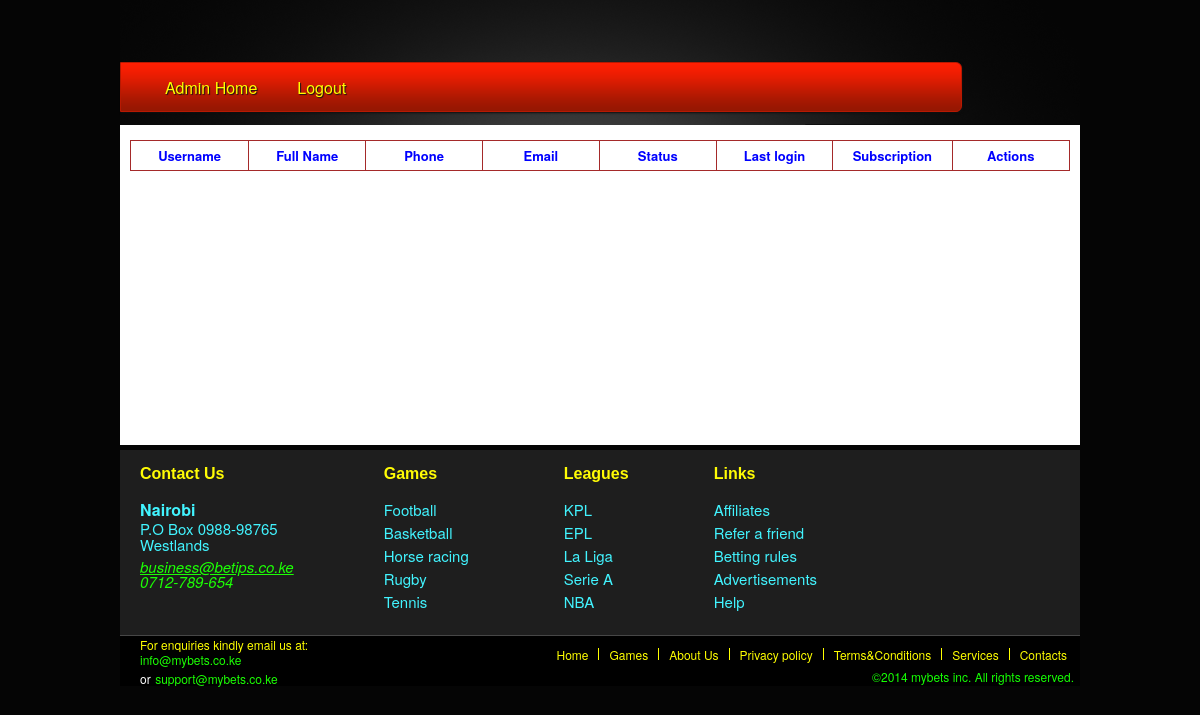
Page /index.php/admin_tasks/listUsers on the earlier database version.
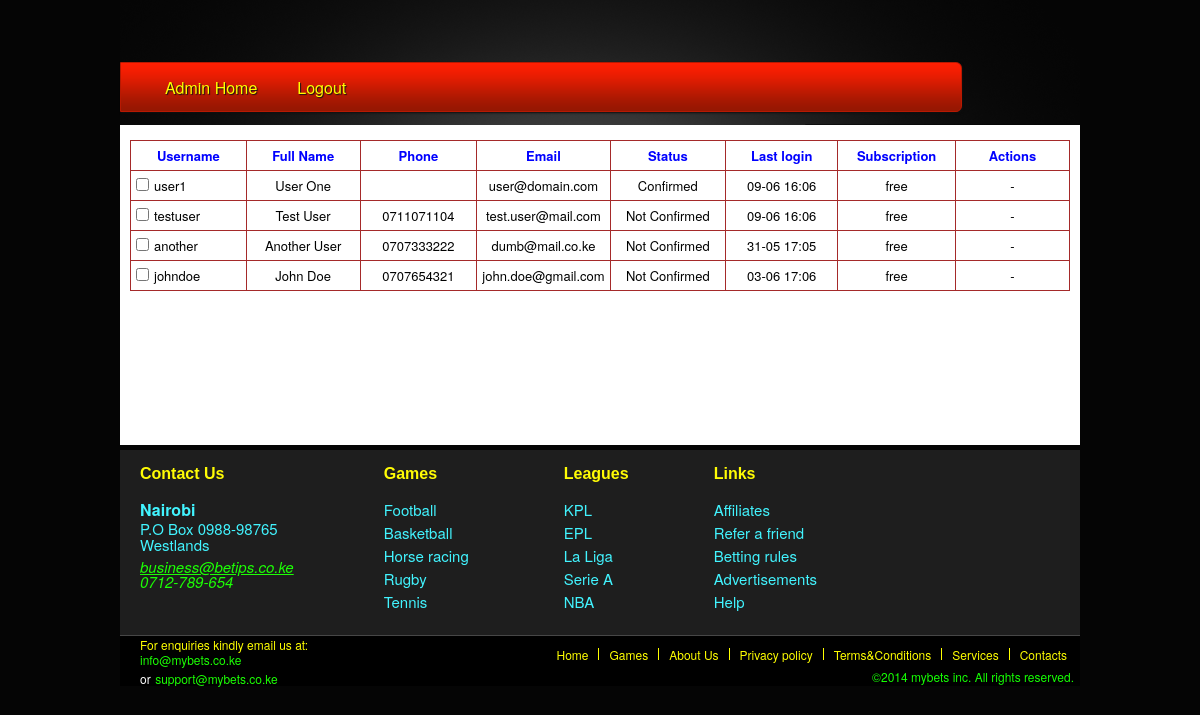
Same page on the later database version.
### tables this page shows
CREATE TABLE IF NOT EXISTS `users` (
  `id` bigint(20) unsigned NOT NULL,
  `username` varchar(50) NOT NULL,
  `password` varchar(255) NOT NULL,
  `phone` varchar(20) DEFAULT NULL,
  `email` varchar(200) NOT NULL,
  `fullname` varchar(255) NOT NULL,
  `creation_date` datetime NOT NULL DEFAULT CURRENT_TIMESTAMP,
  `avatar` varchar(255) NOT NULL DEFAULT 'default.png',
  `confirmed` tinyint(1) NOT NULL DEFAULT '0',
  `pass_change` datetime DEFAULT NULL,
  `last_login` datetime DEFAULT NULL,
  `last_ip` varchar(100) DEFAULT NULL
);

CREATE TABLE IF NOT EXISTS `member_types` (
  `id` smallint(2) NOT NULL,
  `name` varchar(100) NOT NULL
);

### index.php (called while the page is built, shortened)
<?php
require_once BASEPATH.'core/CodeIgniter.php';

### application/models/Betor_admin_funcs.php (called while the page is built, shortened)
<?php
Class Betor_admin_funcs extends CI_Model {
	public function get_all_users()
	{
		$this->db->select("users.username, users.fullname, users.phone, users.email, users.confirmed, users.last_login, member_types.name")->from("users")->join("member_types","member_types.id = users.m_type");
		$query = $this->db->get();
		return $query;
	}
}

### application/controllers/Admin_tasks.php (the view, shortened to what this page needs)
<?php
class Admin_tasks extends CI_Controller {
	public function __construct()
	{
		$this->load->library('session');
	}
	public function listUsers()
	{
		$this->load->model("betor_admin_funcs");
		$users = $this->betor_admin_funcs->get_all_users();
		$table = '';
		foreach($users->result() as $user)
		{
			$time = new DateTime($user->last_login);
			$time = $time->format("d-m H:m");
			$table .= '<tr><td style="padding:0px 0px 0px 5px; text-align:left;"><input type="checkbox" style="margin-right:5px;" /><span style="width:110px; position: relative;">'.$user->username.'</span></td><td>'.$user->fullname.'</td><td>'.$user->phone.'</td><td>'.$user->email.'</td><td>'.($user->confirmed == true ? "Confirmed":"Not Confirmed").'</td><td>'.$time.'</td><td>'.$user->name.'</td><td> - </td></tr>';
		}
		$this->load->view("all_users", array("html"=>$table));
	}
}

### application/views/all_users.php (shortened to what this page needs)
<!DOCTYPE html PUBLIC "-//W3C//DTD XHTML 1.0 Transitional//EN" "http://www.w3.org/TR/xhtml1/DTD/xhtml1-transitional.dtd">
<html xmlns="http://www.w3.org/1999/xhtml">
<head>
<link rel="stylesheet" href="<?=base_url();?>assets/css/menu_bar.css" type="text/css" media="screen" />
<link rel="stylesheet" href="<?=base_url();?>assets/css/bottom_footer.css" type="text/css" media="screen" />
<link rel="stylesheet" href="<?=base_url();?>assets/css/common.css" type="text/css" media="screen" />
</head>
<body>
 <div id="cont">
    	<div id="top-head">
            <div id="main-nav">
            	<ul>
                	<li><a href="<?=base_url();?>admin/home">Admin Home</a></li>
                    <li><a href="<?=base_url();?>admin/logout">Logout</a></li>
                </ul>
            </div>
        </div>
		<div style="background-color:white; position:relative; padding:10px; min-height:300px; margin-bottom:5px;">
			<table>
				<tr><th>Username</th><th>Full Name</th><th>Phone</th><th>Email</th><th>Status</th><th>Last login</th><th>Subscription</th><th>Actions</th></tr>
				<?=$html?>
			</table>
		</div>
        <div id="sub_footer">
            <div class="sub_tabs" style="padding-left:20px;">
                <span class="sub_titles">Contact Us</span>
                <div>
                	<span style="font-weight:bold; font-size:16px; color:#42f4ff; display:block;">Nairobi</span>
                    <span style="font-size:15px; line-height:16px; color:#42f4ff; display:block;">P.O Box 0988-98765</span>
                    <span style="font-size:15px; line-height:16px; color:#42f4ff; display:block;">Westlands</span>
                    <address><span style="position:relative; line-height:17px; font-size:15px; display:block; top:5px;"><a href="mailto:business@betips.co.ke" style="color:#1cff04;">business@betips.co.ke</a></span>
					<span style="position:relative;line-height:17px; font-size:15px; color:#1cff04; display:block; top:3px;">0712-789-654</span></address>
                </div>
            </div>
            <div class="sub_tabs" style="left:80px;">
            	<span class="sub_titles">Games</span>
                <div class="subfoot_links">
                	<ul>
                    	<li><a href="#">Football</a></li>
                        <li><a href="#">Basketball</a></li>
                        <li><a href="#">Horse racing</a></li>
                        <li><a href="#">Rugby</a></li>
                        <li><a href="#">Tennis</a></li>
                    </ul>
                </div>
            </div>
            <div class="sub_tabs" style="left:150px; margin-right:40px;">
            	<span class="sub_titles">Leagues</span>
                <div class="subfoot_links">
                	<ul>
                    	<li><a href="#">KPL</a></li>
                        <li><a href="#">EPL</a></li>
                        <li><a href="#">La Liga</a></li>
                        <li><a href="#">Serie A</a></li>
                        <li><a href="#">NBA</a></li>
                    </ul>
                </div>
            </div>
            <div class="sub_tabs" style="left:150px;">
            	<span class="sub_titles">Links</span>
                <div class="subfoot_links">
                	<ul>
                    	<li><a href="#">Affiliates</a></li>
                        <li><a href="#">Refer a friend</a></li>
                        <li><a href="#">Betting rules</a></li>
                        <li><a href="#">Advertisements</a></li>
                        <li><a href="#">Help</a></li>
                    </ul>
                </div>
            </div>
        </div>
        <div id="footer">
        	<div id="foot_left">
            	<span style="color:#ffff00; display:block; font-size:12px;">For enquiries kindly email us at:</span><span style="color:#1bff03; display:block; font-size:12px; line-height:13px;">info@mybets.co.ke</span><span style="color:#fff; font-size:12px;"> or</span> <span style="color:#1bff03; font-size:12px;">support@mybets.co.ke</span>
            </div>
            <div id="foot_right">
            	<ul id="foot_nav">
                	<li><a href="#">Home</a></li>
                    <li><a href="#">Games</a></li>
                    <li><a href="#">About Us</a></li>
                    <li><a href="#">Privacy policy</a></li>
                    <li><a href="#">Terms&amp;Conditions</a></li>
                    <li><a href="#">Services</a></li>
                    <li style="border:none;"><a href="#">Contacts</a></li>
                </ul>
                <span style="color:#15ff03; font-size:12px; display:block; position:absolute; bottom:3px; right:3px;">&copy;2014 mybets inc. All rights reserved.</span>
            </div>
        </div>
    </div>
</body>
</html>

### assets/css/menu_bar.css (style rules this page uses)
#top-head { position:relative; background:url(/betor/assets/img/top_bg.png); width:960px; height:125px; }
#main-nav { position:absolute; bottom:13px; background:url(/betor/assets/img/menu_nav_bg.png) repeat-x; width:840px; height:48px; border:1px solid #b81902; border-top-right-radius:6px; border-bottom-right-radius:6px; box-shadow:1px 1px 2px #0F0F0F; }
#main-nav ul { position:relative; top:0px; left:-16px; height:inherit; }
#main-nav ul li { list-style:none; height:inherit; float:left; padding-left:15px; padding-right:15px; }
#main-nav ul li a { display:block; width:auto; height:35px; padding:13px 5px 0px 5px; text-decoration:none; font-size:16px; color:#ffff00; text-shadow:1px 1px 1px #141414; outline:none; }

### assets/css/bottom_footer.css (style rules this page uses)
#sub_footer { position:relative; width:960px; height:185px; background-color:#1e1e1e; }
#sub_footer div.sub_tabs { display:block; position:relative; height:inherit; float:left; width:auto; padding-right:10px; }
.sub_titles { display:block; width:100px; height:auto; margin-bottom:15px; font-family:Arial, Helvetica, sans-serif; font-weight:700; font-size:16px; color:#fffc05; padding-top:15px; }
.subfoot_links { position:relative; }
.subfoot_links ul { list-style-type:none; padding:0; }
.subfoot_links ul li { position:relative; float:none; }
.subfoot_links ul li a { color:#42f4ff; text-decoration:none; font-size:15px; line-height:15px; }
#footer { position:relative; display:block; width:960px; height:50px; border-top:1px solid #474747; background-color:#000; }
#foot_left { position:absolute; left:20px; }
#foot_right { position:absolute; right:3px; top:12px; height:40px; }
ul#foot_nav { position:relative; list-style-type:none; }
ul#foot_nav li { list-style-type:none; float:left; padding:0px 10px 0px 10px; border-right:1px solid #ff0; line-height:11px; }
ul#foot_nav li a { text-decoration:none; color:#ffff00; font-size:12px; }

### assets/css/common.css (style rules this page uses)
* { margin:0; font-family: "Helvetica Neue", Helvetica, Arial, sans-serif; }
body { position:relative; width:100%; height:100%; background-color:#050505; }
#cont { position:relative; width:960px; min-height:1500px; margin:0 auto; border:none; }

### application/views/all_users.php (style rules this page uses)
table, th, td { border: 1px solid brown; border-collapse: collapse; }
th, td { padding: 5px; width: 110px; text-align:center; font-size:13px; }
th { color:blue; }

Differences in the rows shown:
added users: username "user1", fullname "User One", email "user@domain.com", confirmed "Confirmed", last_login "09-06 16:06", member_types.name "free"
added users: username "testuser", fullname "Test User", phone "0711071104", email "test.user@mail.com", confirmed "Not Confirmed", last_login "09-06 16:06", member_types.name "free"
added users: username "another", fullname "Another User", phone "0707333222", email "dumb@mail.co.ke", confirmed "Not Confirmed", last_login "31-05 17:05", member_types.name "free"
added users: username "johndoe", fullname "John Doe", phone "0707654321", email "john.doe@gmail.com", confirmed "Not Confirmed", last_login "03-06 17:06", member_types.name "free"
